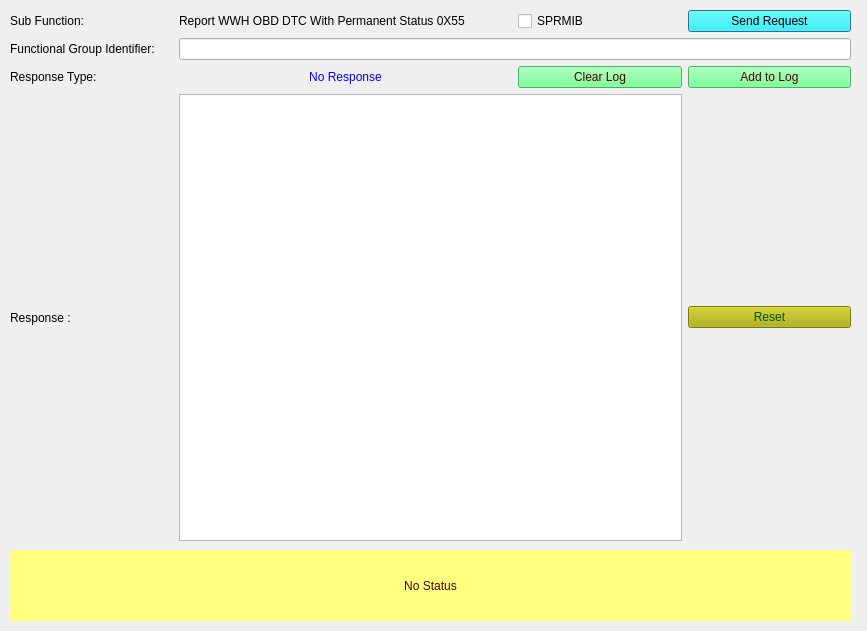
<?xml version="1.0" encoding="UTF-8"?>
<ui version="4.0">
 <class>Form_SID_19_55</class>
 <widget class="QDialog" name="Form_SID_19_55">
  <property name="geometry">
   <rect>
    <x>0</x>
    <y>0</y>
    <width>867</width>
    <height>631</height>
   </rect>
  </property>
  <property name="windowTitle">
   <string>Report WWH OBD DTC With Permanent Status 0X55</string>
  </property>
  <widget class="QWidget" name="layoutWidget">
   <property name="geometry">
    <rect>
     <x>10</x>
     <y>10</y>
     <width>841</width>
     <height>531</height>
    </rect>
   </property>
   <layout class="QGridLayout" name="gridLayout_2">
    <property name="sizeConstraint">
     <enum>QLayout::SetNoConstraint</enum>
    </property>
    <item row="0" column="4">
     <widget class="QPushButton" name="pushButton_Send19_55Req">
      <property name="toolTip">
       <string>&lt;html&gt;&lt;head/&gt;&lt;body&gt;&lt;p&gt;Sends the 19 service subfunction 55 request to ECU&lt;/p&gt;&lt;/body&gt;&lt;/html&gt;</string>
      </property>
      <property name="styleSheet">
       <string notr="true">background-color: rgb(0, 255, 255);
border-color: rgb(0, 0, 0);
color: rgb(0, 0, 0);</string>
      </property>
      <property name="text">
       <string>Send Request</string>
      </property>
     </widget>
    </item>
    <item row="5" column="4">
     <widget class="QPushButton" name="pushButton_reset">
      <property name="styleSheet">
       <string notr="true">background-color: rgb(170, 170, 0);
font: 75 8pt &quot;MS Shell Dlg 2&quot;;
color: rgb(0, 85, 0);</string>
      </property>
      <property name="text">
       <string>Reset</string>
      </property>
     </widget>
    </item>
    <item row="2" column="1" colspan="2">
     <widget class="QLabel" name="label_ResType">
      <property name="autoFillBackground">
       <bool>false</bool>
      </property>
      <property name="styleSheet">
       <string notr="true">color: rgb(0, 0, 255);</string>
      </property>
      <property name="text">
       <string>No Response</string>
      </property>
      <property name="alignment">
       <set>Qt::AlignCenter</set>
      </property>
     </widget>
    </item>
    <item row="5" column="0">
     <widget class="QLabel" name="label_4">
      <property name="text">
       <string>Response : </string>
      </property>
     </widget>
    </item>
    <item row="0" column="3">
     <widget class="QCheckBox" name="checkBox_suppressposmsg">
      <property name="toolTip">
       <string>If selected then Suppress Positive Response Message Indication bit will be set in Subfunction</string>
      </property>
      <property name="text">
       <string>SPRMIB</string>
      </property>
     </widget>
    </item>
    <item row="0" column="1" colspan="2">
     <widget class="QLabel" name="subFunction_Name">
      <property name="text">
       <string>Report WWH OBD DTC With Permanent Status 0X55</string>
      </property>
     </widget>
    </item>
    <item row="5" column="1" colspan="3">
     <widget class="QTextBrowser" name="textBrowser_Resp"/>
    </item>
    <item row="2" column="4">
     <widget class="QPushButton" name="pushButton_appendLog">
      <property name="styleSheet">
       <string notr="true">background-color: rgb(85, 255, 127);
color: rgb(85, 0, 0);</string>
      </property>
      <property name="text">
       <string>Add to Log</string>
      </property>
     </widget>
    </item>
    <item row="2" column="3">
     <widget class="QPushButton" name="pushButton_clearLog">
      <property name="styleSheet">
       <string notr="true">background-color: rgb(85, 255, 127);
color: rgb(85, 0, 0);</string>
      </property>
      <property name="text">
       <string>Clear Log</string>
      </property>
     </widget>
    </item>
    <item row="0" column="0">
     <widget class="QLabel" name="label_subFunction">
      <property name="text">
       <string>Sub Function:</string>
      </property>
     </widget>
    </item>
    <item row="1" column="1" colspan="4">
     <widget class="QLineEdit" name="lineEdit_FGID">
      <property name="toolTip">
       <string>&lt;html&gt;&lt;head/&gt;&lt;body&gt;&lt;p&gt;Enter Functional Group Identifier in &lt;span style=&quot; font-weight:600;&quot;&gt;1-byte hexadecimal format&lt;/span&gt;&lt;/p&gt;&lt;/body&gt;&lt;/html&gt;</string>
      </property>
     </widget>
    </item>
    <item row="2" column="0">
     <widget class="QLabel" name="label_5">
      <property name="text">
       <string>Response Type: </string>
      </property>
     </widget>
    </item>
    <item row="1" column="0">
     <widget class="QLabel" name="label_FGID">
      <property name="text">
       <string>Functional Group Identifier: </string>
      </property>
     </widget>
    </item>
   </layout>
  </widget>
  <widget class="QLabel" name="label_status">
   <property name="geometry">
    <rect>
     <x>10</x>
     <y>550</y>
     <width>841</width>
     <height>71</height>
    </rect>
   </property>
   <property name="styleSheet">
    <string notr="true">background-color: rgb(255, 255, 127);
color: rgb(85, 0, 0);
border-color: rgb(0, 0, 255);</string>
   </property>
   <property name="text">
    <string>No Status</string>
   </property>
   <property name="alignment">
    <set>Qt::AlignCenter</set>
   </property>
   <property name="wordWrap">
    <bool>true</bool>
   </property>
  </widget>
 </widget>
 <resources/>
 <connections/>
</ui>
